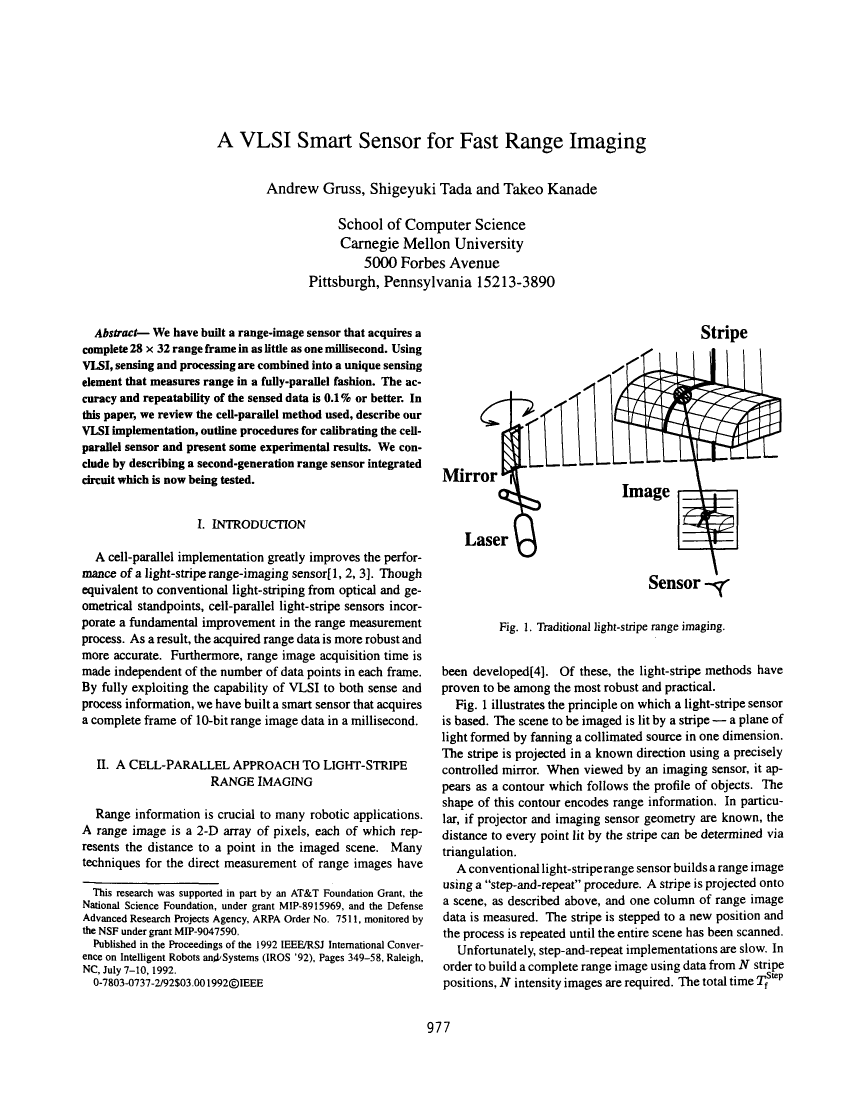
#> input picture testdata/W1P0.png, 2592 x 3300 px (shown at 1/3 size)
$ jupyter execute --allow-errors 60-intro-ocrorot.ipynb   (shell and % lines are left out)   (Python 2 division)
#> lines starting #> are read from the running program, lines starting #| are printed output that depends on the picture; after the words box and inside, x2 and y2 are one past the last pixel; in counts of white or black regions, pixels touching at a corner belong together
# Page Rotation and Skew Detection

When pages are scanned, they often are scanned at different orientations.

Two common kinds of rotations:

- rotations by multiples of 90 degrees
- rotations by small angles relative to the pixel coordinate system ("skew")

# Overview

- page rotation and skew correction "boring" but crucial
- examples of designing simple DL models for document analysis
- examples of dlinputs input pipelines
- examples of data augmentation

# PAGE ROTATION

[cell 1]
%pylab inline
rc("image", cmap="gray", interpolation="bicubic")
import scipy.ndimage as ndi
figsize(10, 10)

[cell 2]
image = imread("testdata/W1P0.png")
#> image: shape (3300, 2592) float32; values 0 (black) and 1 (white), 92.3% white; 2849 black regions (169 under 20 px), largest, box (x1, y1, x2, y2) and area: (1842, 1044, 2345, 1726) 45767, (1441, 1172, 1623, 1673) 13458, (248, 2645, 657, 2653) 1497
for i, angle in enumerate([0, 90, 180, 270]):
    subplot(2, 2, i+1); imshow(ndi.rotate(image, angle))
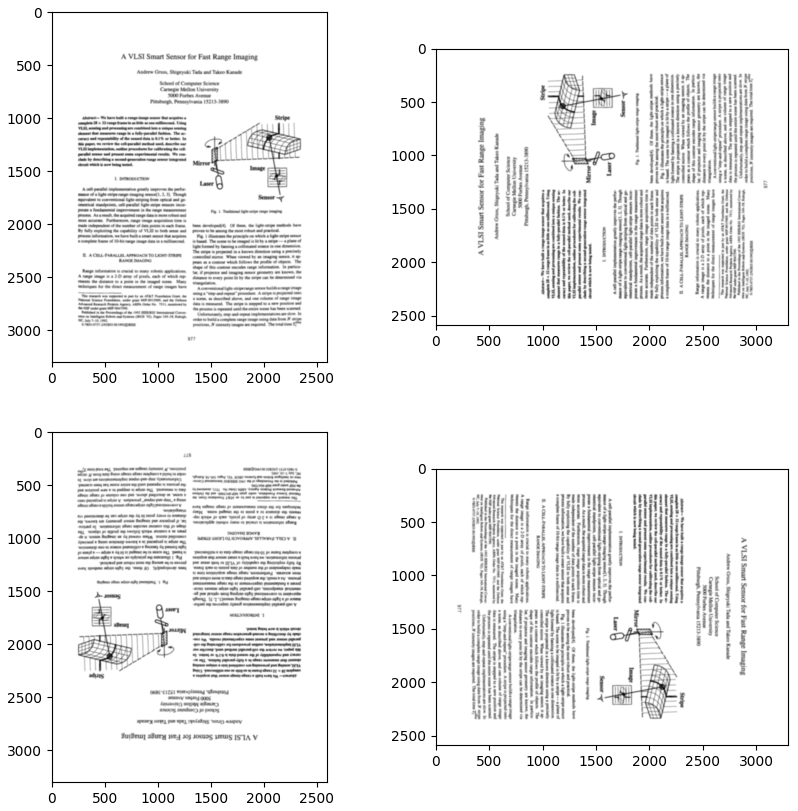
#> figure drawn by matplotlib, 4 panels

[cell 3]
figsize(10, 10)
import ocrorot
reload(ocrorot)

# Estimating Page Rotations

Old approach:
- detect connected components
- match connected components against dictionary

Problems:
- connected components hard to extract reliably
- what thresholds/parameters should we use?

# DL Page Rotation Estimation

- treat the problem like an object recognition problem
- (really: collection of objects)
- classify each input into one of four classes (0, 90, 180, 270)

# Patchwise Computations

- convolutional muti-resolution methods like this work best with fixed size inputs
- we're sampling 256x256 patches from the image and classifying them individually
- finally, aggregate the estimates across all patches

# Training Data Generation

Simplistic:
- scan pages at different orientations, label, etc.

Effective:
- start with a collection of pages that have been manually rotated into the right orientation
- generate all four rotations by in-memory rotations
- also: generate noisy and skewed versions to make classifier robust to noise and skew

#> (a cell that did not finish here is left out)

[cell 5]
image = 1 - imread("testdata/W1P0.png")
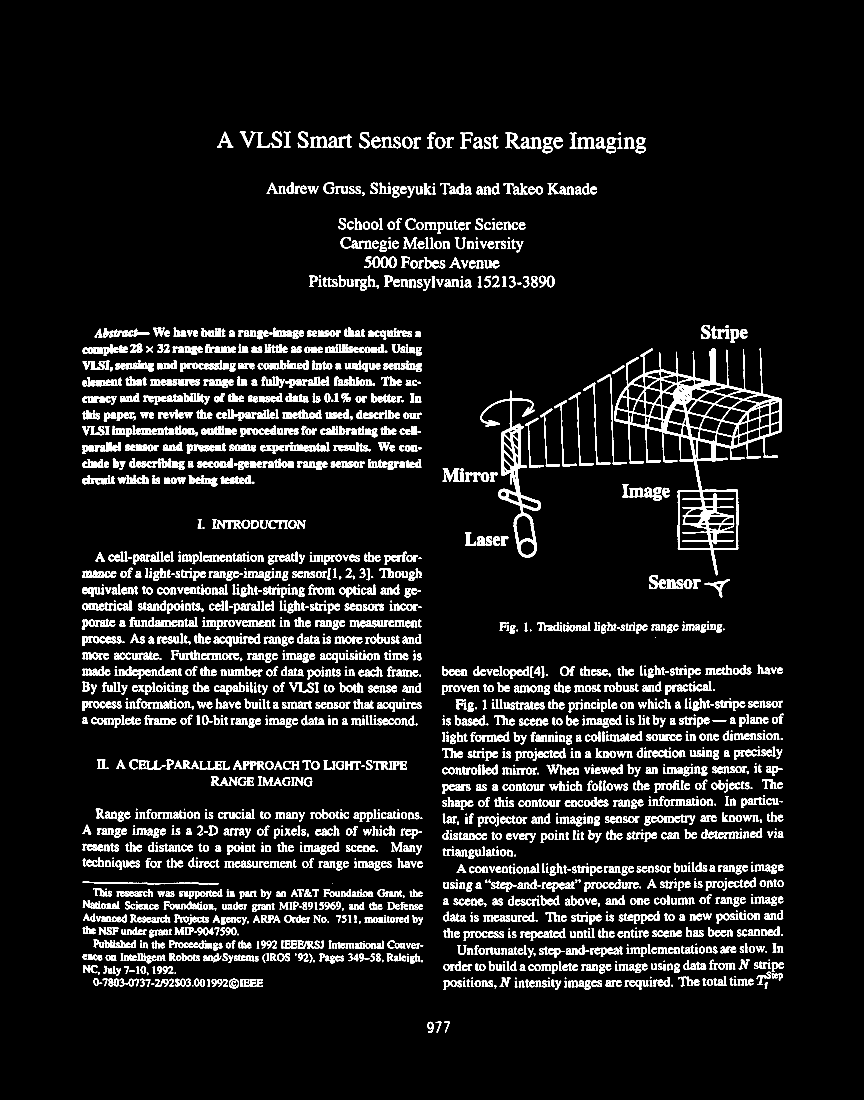
#> image: shape (3300, 2592) float32 (shown at 1/3 size); values 0 (black) and 1 (white), 7.7% white; 2849 white regions (169 under 20 px), largest, box (x1, y1, x2, y2) and area: (1842, 1044, 2345, 1726) 45767, (1441, 1172, 1623, 1673) 13458, (248, 2645, 657, 2653) 1497
imshow(image)
